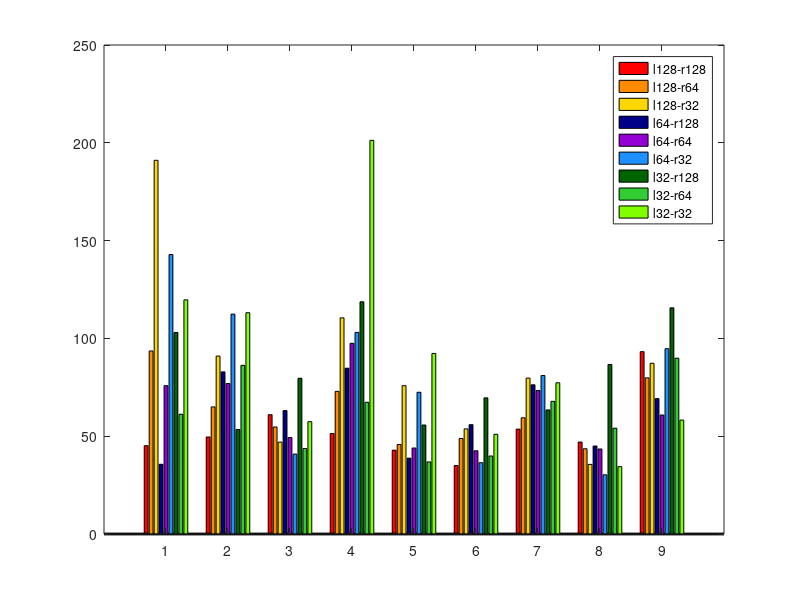

Source code (MATLAB): (Note: this script raises an error after producing the figure.)
set (0, "defaultlinelinewidth", 2);
load results_bars;

confs = ["L1-R1-1"; "L2-R1-1"; "L2-R1-2"; "L2-R2-1"; "L4-R1-1"; "L4-R1-2"; "L4-R2-1"; "L4-R1-4"; "L4-R4-1"];

experiments = ["l128-r128"; "l128-r64"; "l128-r32"; "l64-r128"; "l64-r64"; "l64-r32"; "l32-r128"; "l32-r64"; "l32-r32"];

%%%%%%%%%%%%%%%%%%%%%%%%%%%%%%%%%%%%%%%%%%%%%%%%%%

trap=trap';
h = bar(trap);

set (h(1), "facecolor", [1 0 0]);
set (h(2), "facecolor", [1 0.54902 0]);
set (h(3), "facecolor", [1 0.843137 0]);
set (h(4), "facecolor", [0 0 0.545098]);
set (h(5), "facecolor", [0.580392 0 0.827451]);
set (h(6), "facecolor", [0.117647 0.564706 1]);
set (h(7), "facecolor", [0 0.392157 0]);
set (h(8), "facecolor", [ 0.196078 0.803922 0.196078]);
set (h(9), "facecolor", [0.498039 1 0]);
legend(experiments, "location", "northeast"); %"outside"

%axis([0 1 0 max(max(trap))+1], "autox")
tics("x", [1 : size(confs)(1)], confs);
print("bars_trap.png", "-S1200,500");


%%%%%%%%%%%%%%%%%%%%%%%%%%%%%%%%%%%%%%%%%%%%%%%%%%

mmdp=mmdp';
h = bar(mmdp);

set (h(1), "facecolor", [1 0 0]);
set (h(2), "facecolor", [1 0.54902 0]);
set (h(3), "facecolor", [1 0.843137 0]);
set (h(4), "facecolor", [0 0 0.545098]);
set (h(5), "facecolor", [0.580392 0 0.827451]);
set (h(6), "facecolor", [0.117647 0.564706 1]);
set (h(7), "facecolor", [0 0.392157 0]);
set (h(8), "facecolor", [ 0.196078 0.803922 0.196078]);
set (h(9), "facecolor", [0.498039 1 0]);
legend(experiments, "location", "north"); %"outside"

%axis([0 1 0 max(max(mmdp))+1], "autox")
tics("x", [1 : size(confs)(1)], confs);
print("bars_mmdp.png", "-S1200,500");

